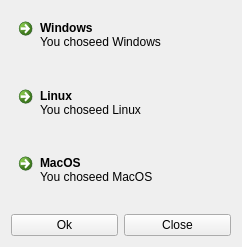
<?xml version="1.0" encoding="UTF-8"?>
<ui version="4.0">
 <class>Widget</class>
 <widget class="QWidget" name="Widget">
  <property name="geometry">
   <rect>
    <x>0</x>
    <y>0</y>
    <width>242</width>
    <height>247</height>
   </rect>
  </property>
  <property name="windowTitle">
   <string>Widget</string>
  </property>
  <layout class="QVBoxLayout" name="verticalLayout_2">
   <item>
    <layout class="QVBoxLayout" name="verticalLayout">
     <item>
      <widget class="QCommandLinkButton" name="commandLinkButton">
       <property name="text">
        <string>Windows</string>
       </property>
       <property name="description">
        <string>You choseed Windows</string>
       </property>
      </widget>
     </item>
     <item>
      <widget class="QCommandLinkButton" name="commandLinkButton_2">
       <property name="text">
        <string>Linux</string>
       </property>
       <property name="description">
        <string>You choseed Linux</string>
       </property>
      </widget>
     </item>
     <item>
      <widget class="QCommandLinkButton" name="commandLinkButton_3">
       <property name="text">
        <string>MacOS</string>
       </property>
       <property name="description">
        <string>You choseed MacOS</string>
       </property>
      </widget>
     </item>
    </layout>
   </item>
   <item>
    <layout class="QHBoxLayout" name="horizontalLayout">
     <item>
      <widget class="QPushButton" name="pushButtonOk">
       <property name="text">
        <string>Ok</string>
       </property>
      </widget>
     </item>
     <item>
      <widget class="QPushButton" name="pushButtonClose">
       <property name="text">
        <string>Close</string>
       </property>
      </widget>
     </item>
    </layout>
   </item>
  </layout>
 </widget>
 <resources/>
 <connections/>
</ui>
